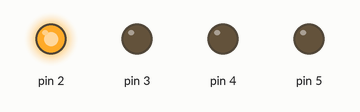
Bench run of a sketch on a simulated Arduino Uno, built with avr-gcc and run on an emulated ATmega328P. On the bench: output pins drawn as LEDs (lit = HIGH).

Above: at 0.05 s.
At 1.35 s:
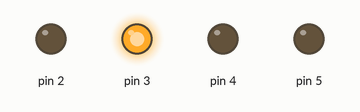
At 2.15 s:
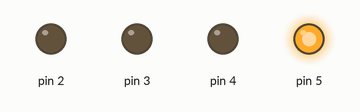
At 2.85 s:
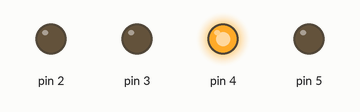
Timing chart, 0 to 3.1 s (numbered marks = the images above):
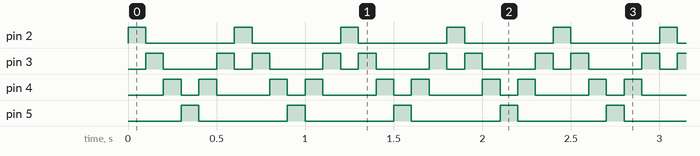

Measured:
- by itself, pin 2, pin 5: alternates HIGH for 0.10 s and LOW for 0.50 s
- by itself, pin 3: repeats every 0.60 s: LOW 0.30 s, HIGH 0.10 s, LOW 0.10 s, HIGH 0.10 s
- by itself, pin 4: repeats every 0.60 s: LOW 0.10 s, HIGH 0.10 s, LOW 0.30 s, HIGH 0.10 s

The sketch:

Led_Wave.ino
```cpp
int ledPin;
int d=100;

void setup() //run one
{
  //intialize output

  pinMode(2, OUTPUT);
  pinMode(3, OUTPUT);
  pinMode(4, OUTPUT);
  pinMode(5, OUTPUT);


}

void loop () //run continuously forever
{
  for(int i=2; i<6; i++){
    digitalWrite(i, HIGH);
    delay(d);
    digitalWrite(i, LOW);
  }

  for(int i=4; i>2; i--){
    digitalWrite(i, HIGH);
    delay(d);
    digitalWrite(i, LOW);
  }

}
```
